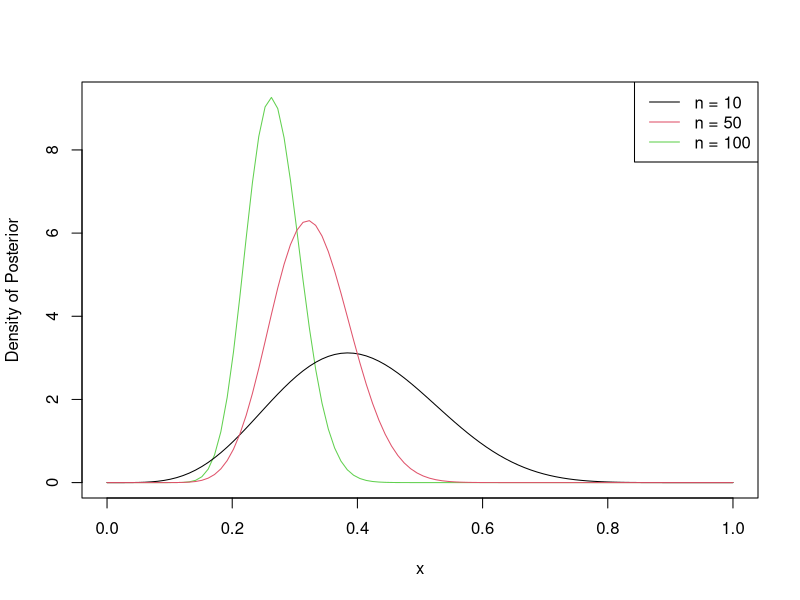

Source code (R):
# my DP
n = c(10, 50, 100); y = c(4, 16, 26); #data
a = 2; b = 3 #prior

# plot posterior evolving with n
x = seq(from = 0, to = 1,length.out = 100)
plot(x, dbeta(x, a + y[3], b + n[3] - y[3]), type = "l", col = 3, ylab = "Density of Posterior")
for (i in 1:2) {
  lines(x, dbeta(x, a + y[i], b + n[i] - y[i]), col = i)}
legend("topright", c("n = 10", "n = 50", "n = 100"), col = 1:3, lty = 1)
#dev.off()


# posterior probability
pbeta(0.5, a + y, b + n - y)

# posterior odds
pso = pbeta(0.5, a + y, b + n - y) / (1 - pbeta(0.5, a + y, b + n - y))
pso

# prior odds
pro = (pbeta(0.5, a, b) / (1 - pbeta(0.5, a, b)))
pro

#Bayes Factor
BF=pso/pro
BF


# Bayes Factor using a different prior
a = 2; b = 3; ap = 3; bp = 2 
BF.me.v.you = (beta(a + y, b + n - y) * beta(ap, bp)) / (beta(ap + y, bp + n - y) * beta(a, b))
BF.me.v.you

# check the Bayes Factor calculation using simulation
N=1000000
ml.me = ml.you = rep(0, 3)
# estimate the marginal likelihood by averaging the likelihood in the samples from the prior
for (i in 1:3) {
  ml.me[i] = mean(dbinom(y[i], prob = rbeta(N, a, b), size = n[i]))
  ml.you[i] = mean(dbinom(y[i], prob = rbeta(N, ap, bp), size = n[i]))
}
ml.me / ml.you
# the Bayes factor for my model against theirs is only 2.7 even at n = 100
# so there is no strong evidence in favor of my model over theirs


# sample the two posteriors under the separate models
N=1000000
ps.me = rbeta(N, a + y[1], b + n[1] - y[1])  #first entry as that is n = 10
ps.you = rbeta(N, ap + y[1], bp + n[1] - y[1])

# sample the mixture (for the model average)
# first compute pi_M(m|y) using the formula computed in the text
deno = beta(a + y, b + n - y) / beta(a, b) + beta(ap + y, bp + n - y) / beta(ap, bp)
pm1 = (beta(a + y, b + n - y) / beta(a, b)) / deno
pm1
# check this match the estimate we get using the marginal likelihoods estimated above when we did the checking 
ml.me / (ml.me + ml.you)

pm2 = (beta(ap + y, bp + n - y) / beta(ap, bp)) / deno
pm2
ml.you / (ml.me + ml.you)

# lets do the HPD for the case of n=10 samples
# That means we use the first entry pm1[1] = pi_M(1|y[1]) and 
# pm2[1] = pi_M(2|y[1]), and select samples from ps.me vector with 
# prob pm1[1] and samples from ps.you vector with prob pm2[1]
ps.mix = ps.me                           # create a sample vector that is all ps.me
choose.you = which(runif(N) < pm2[1])    # sample the ones that come from ps.you
ps.mix[choose.you] = ps.you[choose.you]  # write them into our sample vector

#estimate the HPD credible interval
library(coda)
round(HPDinterval(as.mcmc(cbind(ps.me, ps.you, ps.mix))), 2)
